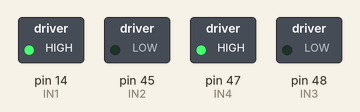
Bench run of a sketch on a simulated Arduino Mega 2560, built with avr-gcc and run on an emulated ATmega2560. On the bench: switched loads named in the sketch (green lamp = pin HIGH). What the sketch prints to the serial monitor is not drawn.

Above: at 0.1 s.
Timing chart, 0 to 1.6 s (numbered marks = the images above):
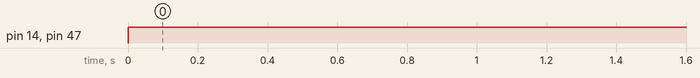

Measured:
- by itself, pin 14 (IN1), pin 47 (IN4): LOW → HIGH at 0.00 s

The sketch:

test_motor_l298n.ino
```cpp
// L298N Motor Driver Pins
#define IN1 14   // Motor A
#define IN2 45  // Motor A
#define IN3 48  // Motor B
#define IN4 47  // Motor B

void setup() {
  // Set all motor pins as outputs
  pinMode(IN1, OUTPUT);
  pinMode(IN2, OUTPUT);
  pinMode(IN3, OUTPUT);
  pinMode(IN4, OUTPUT);

  Serial.begin(115200);
  Serial.println("L298N Motor Test Starting...");

}

void loop() {
  Serial.println("Moving Forward");
  moveForward();

}

// ----------------- Motor Control Functions ------------------

void moveForward() {
  digitalWrite(IN1, HIGH);
  digitalWrite(IN2, LOW);
  digitalWrite(IN3, LOW);
  digitalWrite(IN4, HIGH);
}

void moveBackward() {
  digitalWrite(IN1, LOW);
  digitalWrite(IN2, HIGH);
  digitalWrite(IN3, HIGH);
  digitalWrite(IN4, LOW);
}

void turnLeft() {
  digitalWrite(IN1, HIGH);
  digitalWrite(IN2, LOW);
  digitalWrite(IN3, HIGH);
  digitalWrite(IN4, LOW);
}

void turnRight() {
  digitalWrite(IN1, LOW);
  digitalWrite(IN2, HIGH);
  digitalWrite(IN3, LOW);
  digitalWrite(IN4, HIGH);
}

void stopMotors() {
  digitalWrite(IN1, LOW);
  digitalWrite(IN2, LOW);
  digitalWrite(IN3, LOW);
  digitalWrite(IN4, LOW);
}
```
